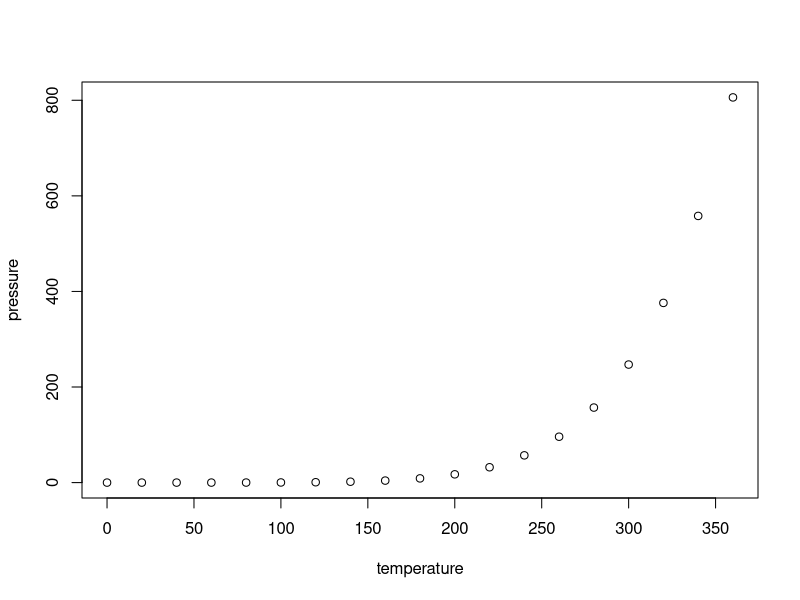
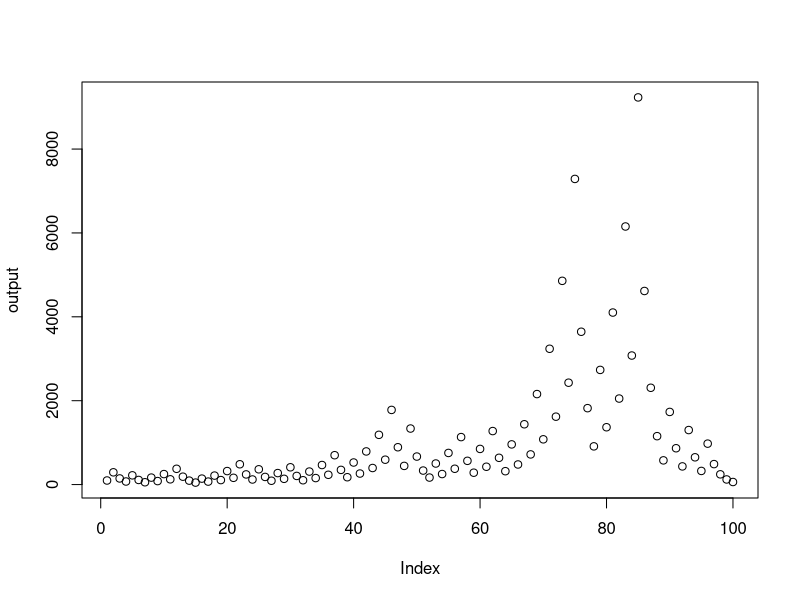

Reproduce these figures in R, in order.
## ---- chunk 1
knitr::opts_chunk$set(echo = TRUE)
## ---- chunk 2
summary(cars)
## ---- chunk 3
plot(pressure)
## ---- chunk 4
test_vector = c(1.1, 2.2, 3.3, 4.4)
test_vector
## ---- chunk 5
test_df = data.frame(size = c(12, 14, 12, 15), color = c("red", "blue", "green", "yellow"))
test_df
## ---- chunk 6
latz = function(input){
    if(input %% 2 == 0){
        output = input / 2
    } else{
        output = input * 3 + 1
    }
    return(output)
}
## ---- chunk 7
output = c(97, rep(NA, 99))
for(a in 1:99){
    output[a + 1] = latz(output[a])
}
plot(output)
## ---- chunk 8
mean(output)
var(output)
